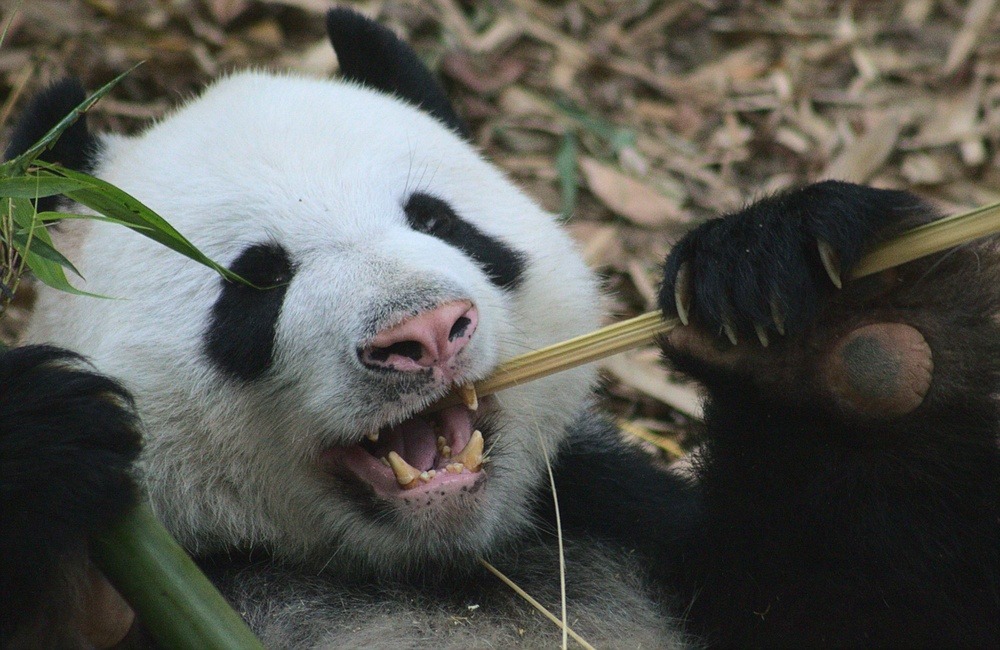
#> input picture share/data/panda.jpg, 1000 x 650 px, shrunk from 2000 x 1300 before the run, found by its file name
$ python linesdetection.py
#> lines starting #> are read from the running program, lines starting #| are printed output that depends on the picture; after the words box and inside, x2 and y2 are one past the last pixel; in counts of white or black regions, pixels touching at a corner belong together; long printed decimals are rounded
#!/usr/bin/env python3
# -*- coding: utf-8 -*-
"""
This module contains functions to evaluate the amount of straight and curved lines in an image.
This is a very experimental feature; usage is not recommended.

Created on Wed Jul 31 11:49:45 2024
Last edited on Fri Aug  2 11:46:24 2024

@author: Giulio Gabrieli (gack94@gmail.com)
"""

###############################################################################
#                                                                             #
#                                   Libraries                                 #
#                                                                             #
###############################################################################

import os # to handle filesystem files
import cv2 # for image manipulation
import numpy as np # numerical computation
import pandas as pd # for data manipulation (not used in this script, but imported)
import math # for mathematical operations (not used in this script)
import matplotlib.pyplot as plt # for plotting images and results

###############################################################################
#                                                                             #
#                              Lines Detection                                #
#                                                                             #
###############################################################################

""" This section handles the detection of lines in images. """

def get_straight_lines(image, plot=False):
    """
    Detect straight lines in an image using the Hough Line Transform.

    :param image: The image to analyze, in RGB format.
    :type image: numpy.ndarray
    :param plot: Whether to plot the image with detected lines or not (default is False).
    :type plot: bool, optional
    :return: Detected straight lines.
    :rtype: list of numpy.ndarray or None
    """
    # Convert the image to grayscale
    gray = cv2.cvtColor(image, cv2.COLOR_BGR2GRAY)

    # Apply edge detection
    edges = cv2.Canny(gray, 25, 100, apertureSize=3)

    # Detect lines using the Hough Line Transform
    lines = cv2.HoughLinesP(edges, 1, np.pi/180, threshold=100, minLineLength=15, maxLineGap=10)

    if plot:
        # Draw the lines on the image
        if lines is not None:
            for line in lines:
                x1, y1, x2, y2 = line[0]
                cv2.line(image, (x1, y1), (x2, y2), (0, 255, 0), 2)

        # Display the result with detected lines
        plt.imshow(cv2.cvtColor(image, cv2.COLOR_BGR2RGB))
        plt.title('Detected Straight Lines')
        plt.show()

    return lines

def get_curved_lines(image, plot=False):
    """
    Detect curved lines (contours) in an image.

    :param image: The image to analyze, in RGB format.
    :type image: numpy.ndarray
    :param plot: Whether to plot the image with detected contours or not (default is False).
    :type plot: bool, optional
    :return: Detected contours.
    :rtype: list of numpy.ndarray
    """
    # Convert the image to grayscale
    gray = cv2.cvtColor(image, cv2.COLOR_BGR2GRAY)

    # Apply edge detection
    edges = cv2.Canny(gray, 50, 150)

    # Find contours in the image
    contours, hierarchy = cv2.findContours(edges, cv2.RETR_TREE, cv2.CHAIN_APPROX_SIMPLE)

    if plot:
        # Draw contours on the image
        cv2.drawContours(image, contours, -1, (255, 0, 0), 2)

        # Display the result with detected contours
        plt.imshow(cv2.cvtColor(image, cv2.COLOR_BGR2RGB))
        plt.title('Detected Contours')
        plt.show()

    return contours

def calculate_distance(x1, y1, x2, y2):
    """
    Calculate the distance between two points (x1, y1) and (x2, y2).

    :param x1: The x-coordinate of the first point.
    :type x1: float
    :param y1: The y-coordinate of the first point.
    :type y1: float
    :param x2: The x-coordinate of the second point.
    :type x2: float
    :param y2: The y-coordinate of the second point.
    :type y2: float
    :return: The distance between the two points.
    :rtype: float
    """
    return np.sqrt((x2 - x1) ** 2 + (y2 - y1) ** 2)

def get_lines_ratio(lines, curves):
    """
    Calculate the ratio of the total length of straight lines to the total length of curved lines in an image.

    :param lines: List of detected straight lines.
    :type lines: list of numpy.ndarray or None
    :param curves: List of detected contours.
    :type curves: list of numpy.ndarray
    :return: The ratio of total straight line length to total curved line length. Returns NaN if division by zero occurs.
    :rtype: float
    """
    # Initialize total length
    lines_total_length = 0
    curved_total_length = 0

    # Calculate the total length of straight lines
    if lines is not None:
        for line in lines:
            x1, y1, x2, y2 = line[0]
            length = calculate_distance(x1, y1, x2, y2)
            lines_total_length += length

    # Calculate the total length of curved lines (contours)
    for contour in curves:
        length = cv2.arcLength(contour, True)  # True indicates the contour is closed
        curved_total_length += length

    # Return the ratio of straight line length to curved line length, or NaN if division by zero occurs
    try:
        return lines_total_length / curved_total_length
    except ZeroDivisionError:
        return np.nan

# [13 lines left out: function analyse_lines, not called in this run]

###############################################################################
#                                                                             #
#                                  DEBUG                                      #
#                                                                             #
###############################################################################

""" For debug purposes, this section reads a sample image and calculates the ratio of straight to curved lines. """

if __name__ == '__main__':
    # Path to the sample image
    basepath = os.path.dirname(os.path.realpath(__file__))

    # Path to a sample image for debugging   # Set the data path to use sample images
    data_folder = basepath + "/../share/data/"

    # Path to a sample image
    sample_img = data_folder + "panda.jpg"

    img = cv2.imread(sample_img)
#> img is the input picture: shape (650, 1000, 3); mean B, G, R 81.5, 87.9, 87.5

    # Detect straight lines and curved lines (contours)
    lines = get_straight_lines(img)
#> in get_straight_lines, `gray = cv2.cvtColor(image, cv2.COLOR_BGR2GRAY)`:
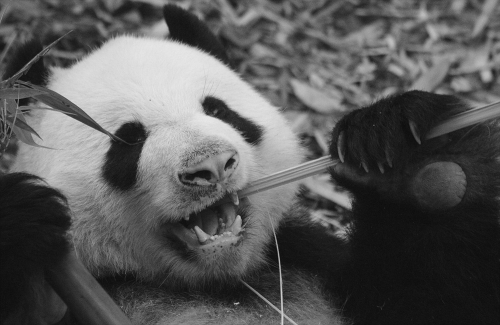
#> gray: shape (650, 1000) (shown at 1/2 size); min 7, max 234, mean 87
#> in get_straight_lines, `edges = cv2.Canny(gray, 25, 100, apertureSize=3)`:
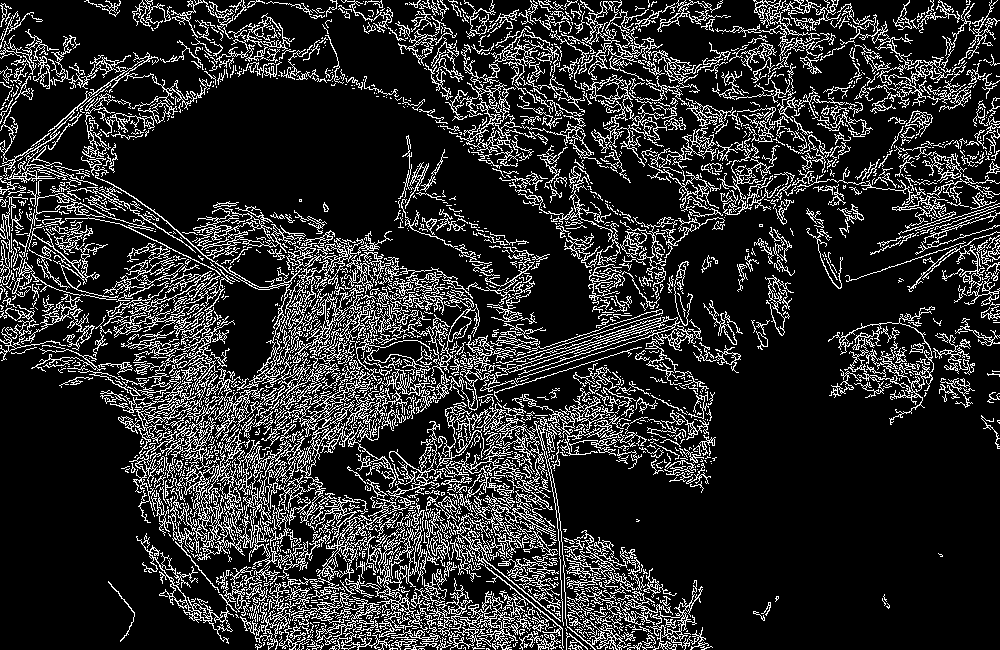
#> edges: shape (650, 1000); 17.2% white in thin lines or dots
#> in get_straight_lines, `lines = cv2.HoughLinesP(edges, 1, np.pi/180, threshold=100, minLineLen..`: lines = 2473 rows, first 6: [256, 640, 552, 344], [599, 311, 617, 293], [175, 542, 496, 334], [512, 387, 556, 343], [353, 643, 553, 443], [295, 421, 440, 276]
    curves = get_curved_lines(img)
#> in get_curved_lines, `edges = cv2.Canny(gray, 50, 150)`:
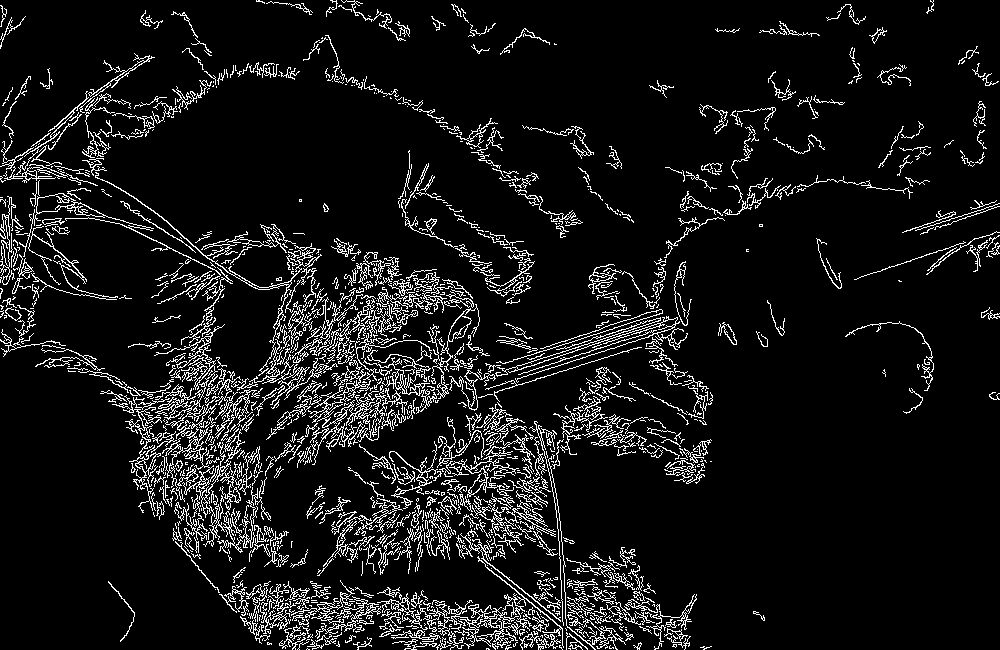
#> edges: shape (650, 1000); 8.5% white in thin lines or dots
#> in get_curved_lines, `contours, hierarchy = cv2.findContours(edges, cv2.RETR_TREE, cv2.CHAIN..`: contours = 2136 contours, 1851 with area under 20; largest, box (x1, y1, x2, y2) and area: (154, 324, 263, 554) 1998, (377, 592, 521, 649) 1169, (19, 193, 221, 300) 840, (95, 172, 338, 405) 630, (266, 333, 432, 440) 584
#> curves has the same summary as contours in get_curved_lines

    # Calculate and print the ratio of straight to curved lines
    ratio = get_lines_ratio(lines, curves)
#> the loop in get_lines_ratio, `for line in lines:` made 2473 passes
#> (x1, y1, x2, y2, length, lines_total_length) on passes 1 to 3: (256, 640, 552, 344, 418.6, 418.6), (599, 311, 617, 293, 25.46, 444.1), (175, 542, 496, 334, 382.5, 826.6)
#> after the loop in get_lines_ratio, `for line in lines:`: lines_total_length = 175657.3
#> the loop in get_lines_ratio, `for contour in curves:` made 2136 passes
#> (length, curved_total_length) on passes 2 to 4: (8.24, 13.66), (7.66, 21.31), (30.14, 51.46)
#> after the loop in get_lines_ratio, `for contour in curves:`: curved_total_length = 109139.2
#> ratio = 1.61
    print(ratio)
#| 1.609

$ run again, with share/data/800px-Multi-color_leaf_with_saturation.jpg copied over share/data/panda.jpg
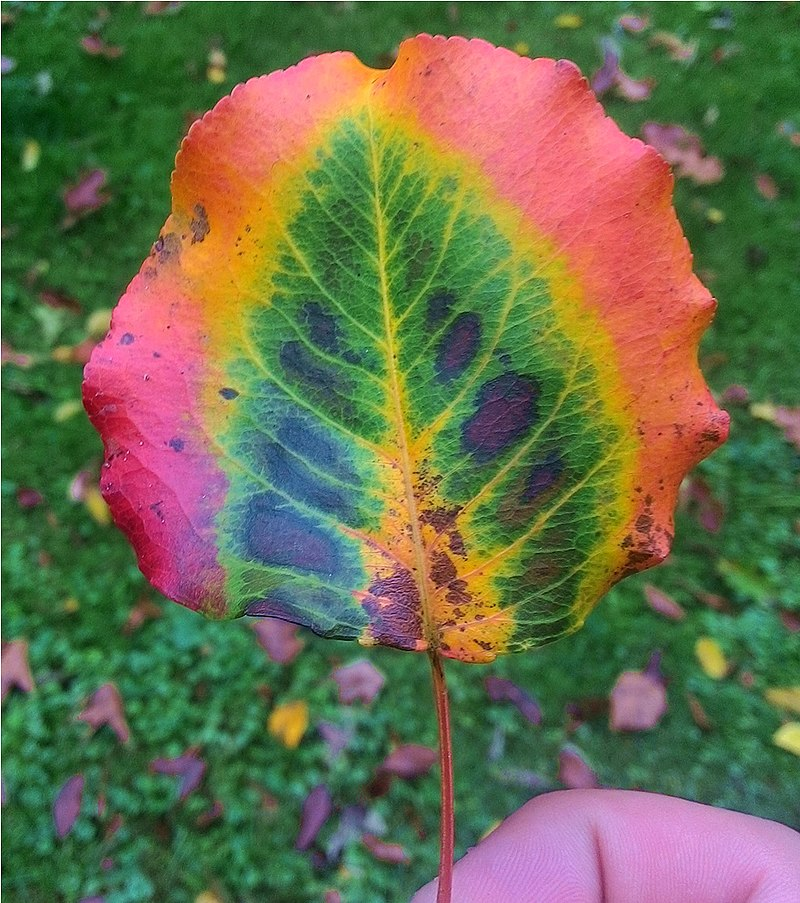
#> input picture share/data/800px-Multi-color_leaf_with_saturation.jpg, 800 x 903 px, found by its file name
#> img is the input picture: shape (903, 800, 3); mean B, G, R 77.3, 109.8, 106.7
#> in get_straight_lines, `edges = cv2.Canny(gray, 25, 100, apertureSize=3)`:
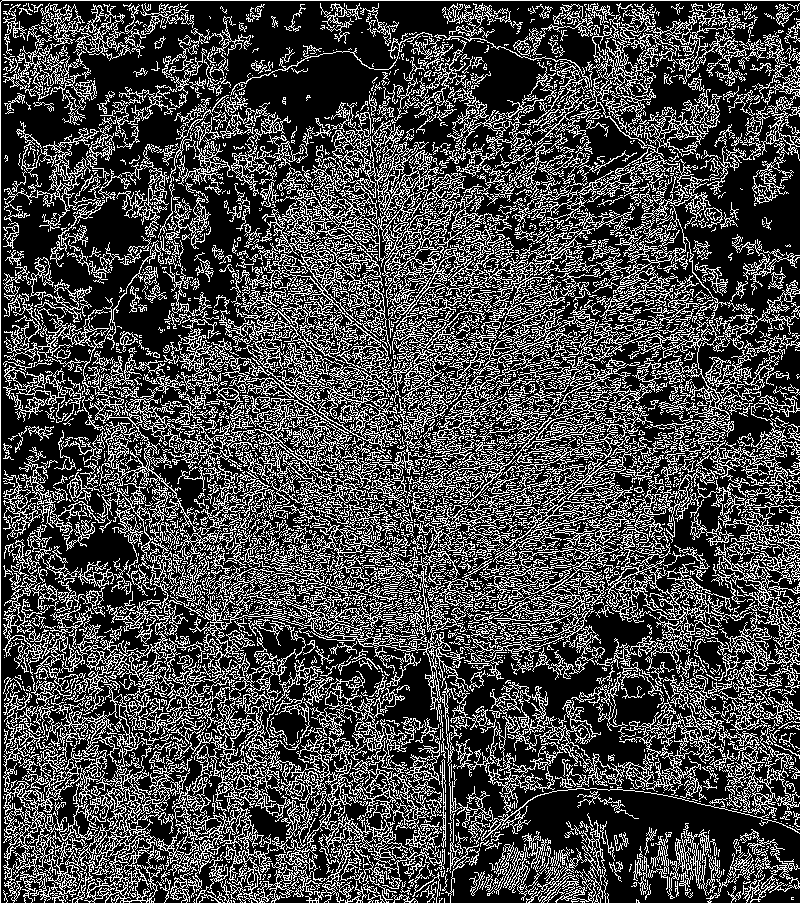
#> edges: shape (903, 800); 28.1% white in thin lines or dots
#> in get_curved_lines, `edges = cv2.Canny(gray, 50, 150)`:
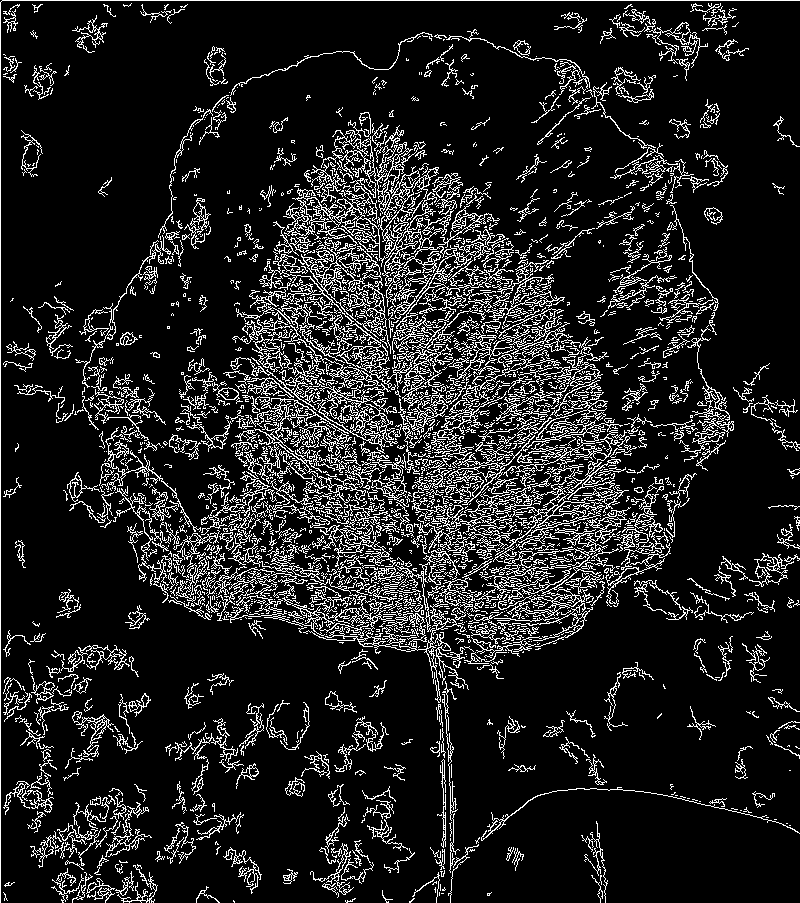
#> edges: shape (903, 800); 13% white in thin lines or dots
#> contours = 3946 contours, 3407 with area under 20; largest, box (x1, y1, x2, y2) and area: (259, 130, 491, 392) 7476, (424, 392, 623, 553) 1813, (505, 430, 621, 550) 1560, (479, 507, 631, 647) 1395, (283, 355, 417, 476) 1250
#> curves has the same summary as contours in get_curved_lines
#> the loop in get_lines_ratio, `for line in lines:` made 3626 passes
#> (x1, y1, x2, y2, length, lines_total_length) on passes 1 to 3: (0, 902, 0, 2, 900, 900), (2, 0, 799, 0, 797, 1697), (189, 228, 600, 639, 581.2, 2278.2)
#> after the loop in get_lines_ratio, `for line in lines:`: lines_total_length = 405140
#> the loop in get_lines_ratio, `for contour in curves:` made 3946 passes
#> (length, curved_total_length) on passes 2 to 4: (13.9, 18.73), (29.56, 48.28), (11.07, 59.36)
#> after the loop in get_lines_ratio, `for contour in curves:`: curved_total_length = 184643.4
#> ratio = 2.19
#| 2.194
